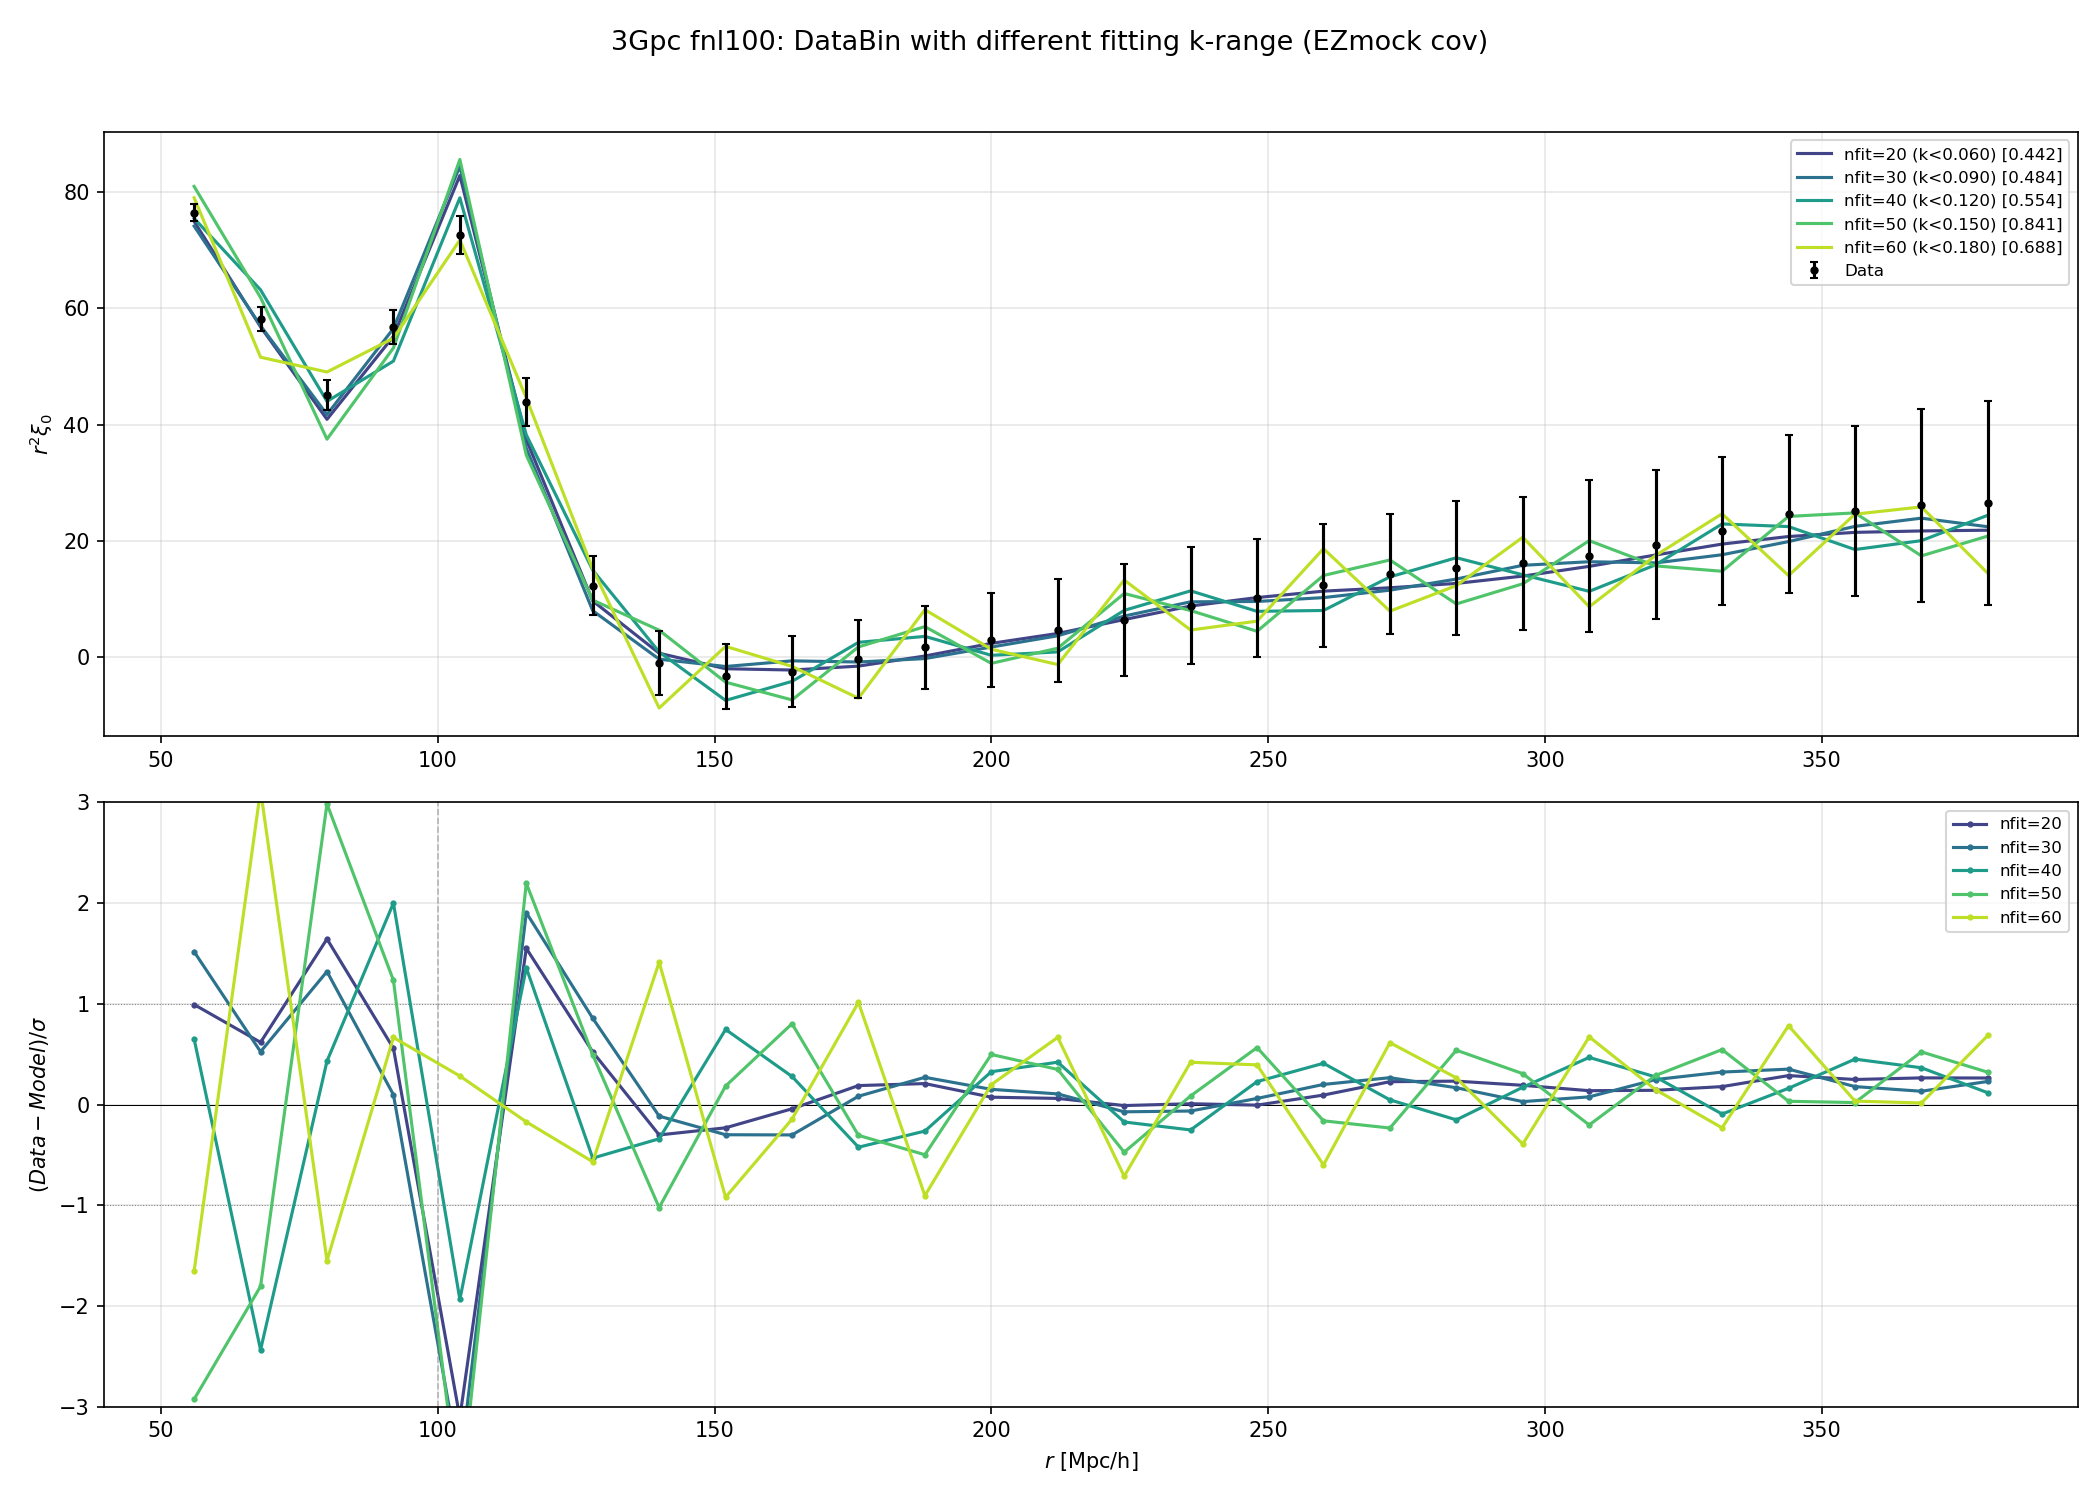

Reproduce this figure in Python.
#!/usr/bin/env python3
"""
Mission 9 支线: 拟合 kmax 扫描 + EZmock covariance
===================================================
测试增大拟合范围（更多 k-bin）是否改善小尺度 2PCF 建模。
使用 EZmock（~1500个）作为 covariance。
只测 3Gpc fnl100。
"""
from __future__ import annotations
import os,glob,re,time
import numpy as np
import matplotlib;matplotlib.use("Agg")
import matplotlib.pyplot as plt
from scipy.fft import next_fast_len,rfft,irfft,fht,fhtoffset

OUT=os.path.dirname(os.path.abspath(__file__))
L=3000.0;kf=2*np.pi/L;V=L**3;Z=1.0;P_FIX=1.2;KMAX_DISC=15.0

# 拟合 k-bin 数扫描
NFIT_LIST = [20, 30, 40, 50, 60]

def rid(f):
    m=re.search(r'N(\d+)',os.path.basename(f));return int(m.group(1)) if m else -1
def load_pk_fastpm(pat,rmin,rmax,ndp):
    fs=[f for f in sorted(glob.glob(pat),key=rid) if rmin<=rid(f)<=rmax]
    ref=np.loadtxt(fs[0],comments='#')
    v=np.array([np.loadtxt(f,comments='#')[:ndp,5] for f in fs])
    return ref[:ndp,0],ref[:ndp,1],ref[:ndp,2],v,v.mean(0)
def load_pcf(pat,rmin,rmax):
    fs=[f for f in sorted(glob.glob(pat),key=rid) if rmin<=rid(f)<=rmax]
    s=np.loadtxt(fs[0],comments='#')[:,0]
    v=np.array([np.loadtxt(f,comments='#')[:,3] for f in fs])
    return s,v.mean(0),v.std(0,ddof=1)
def load_ezmock_pk(cov_glob, k_target, ndp):
    """加载 EZmock pk 作为 covariance，插值到 k_target 网格"""
    files = sorted(glob.glob(cov_glob))
    p0_list = []
    skipped = 0
    for fp in files:
        try:
            arr = np.loadtxt(fp, comments='#')
            if arr.shape[0] < ndp:
                skipped += 1; continue
            k_in = arr[:ndp, 0]; p0_in = arr[:ndp, 5]
            if np.allclose(k_in, k_target, rtol=0, atol=1e-10):
                p0_list.append(p0_in)
            else:
                p0_list.append(np.interp(k_target, arr[:,0], arr[:,5]))
        except:
            skipped += 1
    print(f"  EZmock: {len(p0_list)} used, {skipped} skipped")
    return np.array(p0_list)

def j0(x):
    x=np.asarray(x,float);o=np.ones_like(x);m=x!=0;o[m]=np.sin(x[m])/x[m];return o
def gq_fft(qmax,nmax):
    a=np.zeros(qmax+1,dtype=np.float32);a[0]=1
    sq=np.arange(1,nmax+1,dtype=np.int64)**2;a[sq[sq<=qmax]]=2
    nfft=next_fast_len(3*qmax+1);fa=rfft(a,n=nfft)
    return np.rint(irfft(fa**3,n=nfft)[:qmax+1]).astype(np.int64)
def xi_disc(s,gq,kf,V,pfunc,chunk=500000):
    qnz=np.nonzero(gq[1:])[0]+1;xi=np.zeros(len(s))
    for i0 in range(0,len(qnz),chunk):
        qb=qnz[i0:i0+chunk];kv=kf*np.sqrt(qb.astype(float))
        pv=pfunc(kv);w=gq[qb].astype(float)*pv
        for js in range(0,len(s),10):
            je=min(js+10,len(s));xi[js:je]+=np.dot(w,j0(np.outer(kv,s[js:je])))
    return xi/V
def met(r2d,r2s,r2m):
    ds=(r2d-r2m)/r2s;return np.nanmean(np.abs(ds)),np.nanmean(ds)
def met_range(r2d,r2s,r2m,s,smin,smax):
    mask=(s>=smin)&(s<=smax)
    ds=(r2d[mask]-r2m[mask])/r2s[mask]
    return np.nanmean(np.abs(ds)),np.nanmean(ds)

def main():
    T0=time.time()
    print("="*60)
    print("Mission 9 支线: 拟合 kmax 扫描 (3Gpc fnl100, EZmock cov)")
    print("="*60)

    from cosmoprimo import Cosmology
    from desilike.theories.galaxy_clustering import FixedPowerSpectrumTemplate,PNGTracerPowerSpectrumMultipoles
    from desilike.observables.galaxy_clustering import TracerPowerSpectrumMultipolesObservable
    from desilike.likelihoods import ObservablesGaussianLikelihood
    from desilike.profilers import MinuitProfiler
    from pypower import PowerSpectrumStatistics
    cosmo=Cosmology(h=0.6711,Omega_b=0.049,Omega_cdm=0.3175-0.049,sigma8=0.834,n_s=0.9624,engine='class')

    # 加载全部数据（取最大 ndp）
    max_ndp = max(NFIT_LIST)
    print(f"\n[1] 加载数据 (前 {max_ndp} bins)...")
    kcen_all,kmin_all,kmax_all,pk_mk_all,pk_mean_all = load_pk_fastpm(
        "/pscratch/sd/l/lzy/3gpc-UNIT-fastpm/pk_masscut/pk_rsd_3gpc_fnl100_N*.dat",2,99,max_ndp)
    s,xi_m,xi_s = load_pcf(
        "/pscratch/sd/l/lzy/3gpc-UNIT-fastpm/pcf_masscut/pcf_rsd_3gpc_fnl100_N*.dat",2,99)
    r2d=s**2*xi_m; r2s=s**2*xi_s
    print(f"  k range: [{kcen_all[0]:.5f}, {kcen_all[-1]:.5f}]")

    # EZmock covariance
    print("\n[2] 加载 EZmock covariance...")
    ez_glob = "/pscratch/sd/l/lzy/cov_mock/B3000G768Z0N4417983_b0.18d5r270c1.65_seed*/PK_EZmock_B3000G768Z0N4417983_b0.18d5r270c1.65_seed*_RSD.dat"
    ez_cov_all = load_ezmock_pk(ez_glob, kcen_all, max_ndp)

    # g_q
    print("\n[3] g_q...")
    qmax=int((KMAX_DISC/kf)**2);nmax=int(KMAX_DISC/kf)
    gq=gq_fft(qmax,nmax)

    # 扫描不同拟合范围
    results = []
    xi_curves = {}

    for nfit in NFIT_LIST:
        print(f"\n{'='*50}")
        print(f"  N_fit = {nfit} (k_max_fit = {kcen_all[nfit-1]:.4f})")
        print(f"{'='*50}")

        kcen=kcen_all[:nfit]; kmin_b=kmin_all[:nfit]; kmax_b=kmax_all[:nfit]
        pk_mean=pk_mean_all[:nfit]; ez_cov=ez_cov_all[:,:nfit]

        # 拟合（EZmock covariance）
        edges=np.concatenate([kmin_b,[kmax_b[-1]]])
        nm=4/3*np.pi*(edges[1:]**3-edges[:-1]**3)
        dps=PowerSpectrumStatistics(edges=edges,modes=kcen,power_nonorm=np.array([pk_mean]),
            nmodes=nm,ells=[0],shotnoise_nonorm=0,statistic='multipole')
        ml=[]
        for i in range(ez_cov.shape[0]):
            t=dps.deepcopy();t.power_nonorm.flat[...]=np.array([ez_cov[i]]).ravel();ml.append(t)

        tmpl=FixedPowerSpectrumTemplate(z=Z,fiducial=cosmo)
        th=PNGTracerPowerSpectrumMultipoles(template=tmpl,mode='b-p')
        th.init.params['p'].update(fixed=True,value=P_FIX)
        th.init.params['sn0'].update(fixed=True,value=0)
        th.init.params['sigmas'].update(fixed=False,value=0)
        obs=TracerPowerSpectrumMultipolesObservable(data=dps,covariance=ml,
            klim={0:[float(kcen.min()),float(kcen.max()),float(kcen[1]-kcen[0])]},theory=th)
        like=ObservablesGaussianLikelihood(observables=[obs]);_=like()
        like.all_params['p'].update(fixed=True,value=P_FIX)
        like.all_params['sn0'].update(fixed=True,value=0)
        like.all_params['sigmas'].update(fixed=False,value=0)
        prof=MinuitProfiler(like,seed=66);pr=prof.maximize(niterations=27)
        bf=pr.bestfit.choice(input=True)
        fnl_fit=float(bf['fnl_loc']);b1_fit=float(bf['b1']);sig_fit=float(bf['sigmas'])
        print(f"  best-fit: fnl={fnl_fit:.2f}, b1={b1_fit:.4f}, sig={sig_fit:.2f}")

        # P(k) dense + DataBin
        kd=np.geomspace(kf*0.5,KMAX_DISC*1.1,300000)
        tmpl2=FixedPowerSpectrumTemplate(z=Z,fiducial=cosmo)
        th2=PNGTracerPowerSpectrumMultipoles(k=kd,template=tmpl2,mode='b-p')
        th2.init.params['p'].update(fixed=True,value=P_FIX)
        th2.init.params['sn0'].update(fixed=True,value=0)
        th2.init.params['sigmas'].update(fixed=False,value=0)
        th2(**bf);pd=np.array(th2.power[0],dtype=float)

        # DataBin (用当前 nfit 个 bin)
        print(f"  DataBin (nfit={nfit})...")
        def make_pdb(nf,kcn,kmn,kmx,pmn):
            def p(k):
                p_out=np.interp(k,kd,pd)
                for ib in range(nf):
                    mask=(k>=kmn[ib])&(k<kmx[ib]);p_out[mask]=pmn[ib]
                return p_out
            return p
        xi_db=xi_disc(s,gq,kf,V,make_pdb(nfit,kcen,kmin_b,kmax_b,pk_mean))

        r2_db = s**2*xi_db
        xi_curves[f"DataBin_nfit{nfit}"] = r2_db

        # 指标（全范围 + 小尺度 + 大尺度）
        ma_all,ms_all = met(r2d,r2s,r2_db)
        ma_small,ms_small = met_range(r2d,r2s,r2_db,s,50,100)
        ma_large,ms_large = met_range(r2d,r2s,r2_db,s,150,380)

        print(f"  全范围:  mean|Δ/σ|={ma_all:.4f}, mean(Δ/σ)={ms_all:+.4f}")
        print(f"  小尺度:  mean|Δ/σ|={ma_small:.4f}, mean(Δ/σ)={ms_small:+.4f}  (50<r<100)")
        print(f"  大尺度:  mean|Δ/σ|={ma_large:.4f}, mean(Δ/σ)={ms_large:+.4f}  (150<r<380)")

        results.append({
            "nfit":nfit, "kmax_fit":kcen[-1], "fnl":fnl_fit, "b1":b1_fit, "sig":sig_fit,
            "ma_all":ma_all, "ms_all":ms_all,
            "ma_small":ma_small, "ms_small":ms_small,
            "ma_large":ma_large, "ms_large":ms_large,
        })

    # 汇总
    print(f"\n{'='*80}")
    print("汇总 (3Gpc fnl100, EZmock cov, DataBin)")
    print(f"{'='*80}")
    print(f"{'nfit':>5s} {'kmax':>7s} {'fnl':>7s} {'b1':>7s} {'sig':>5s} | {'全|Δ/σ|':>8s} {'小|Δ/σ|':>8s} {'大|Δ/σ|':>8s}")
    print("-"*70)
    for r in results:
        print(f"{r['nfit']:>5d} {r['kmax_fit']:>7.4f} {r['fnl']:>7.2f} {r['b1']:>7.4f} {r['sig']:>5.2f} | "
              f"{r['ma_all']:>8.4f} {r['ma_small']:>8.4f} {r['ma_large']:>8.4f}")

    # 画图
    fig,axes=plt.subplots(2,1,figsize=(14,10))
    fig.suptitle("3Gpc fnl100: DataBin with different fitting k-range (EZmock cov)",fontsize=13)

    ax=axes[0]
    ax.errorbar(s,r2d,yerr=r2s,fmt='ko',ms=3,capsize=2,label='Data',zorder=10)
    colors=plt.cm.viridis(np.linspace(0.2,0.9,len(NFIT_LIST)))
    for i,(nfit,c) in enumerate(zip(NFIT_LIST,colors)):
        r2m=xi_curves[f"DataBin_nfit{nfit}"]
        ma,_=met(r2d,r2s,r2m)
        ax.plot(s,r2m,color=c,lw=1.5,label=f"nfit={nfit} (k<{results[i]['kmax_fit']:.3f}) [{ma:.3f}]")
    ax.set_ylabel(r'$r^2\xi_0$');ax.legend(fontsize=8);ax.grid(alpha=0.3)

    ax=axes[1]
    ax.axhline(0,color='k',lw=0.5)
    ax.axhline(1,color='gray',ls=':',lw=0.5);ax.axhline(-1,color='gray',ls=':',lw=0.5)
    for i,(nfit,c) in enumerate(zip(NFIT_LIST,colors)):
        r2m=xi_curves[f"DataBin_nfit{nfit}"]
        ds=(r2d-r2m)/r2s
        ax.plot(s,ds,color=c,lw=1.5,marker='o',ms=2,label=f"nfit={nfit}")
    ax.axvline(100,color='gray',ls='--',lw=0.8,alpha=0.5)
    ax.set_xlabel(r'$r$ [Mpc/h]');ax.set_ylabel(r'$(Data-Model)/\sigma$')
    ax.set_ylim(-3,3);ax.legend(fontsize=8);ax.grid(alpha=0.3)

    plt.tight_layout(rect=[0,0,1,0.96])
    fp=os.path.join(OUT,"mission9_kfit_scan.png")
    fig.savefig(fp,dpi=150);plt.close()
    print(f"\n图已保存: {fp}\n完成! {time.time()-T0:.0f}s")

if __name__=="__main__":
    main()
